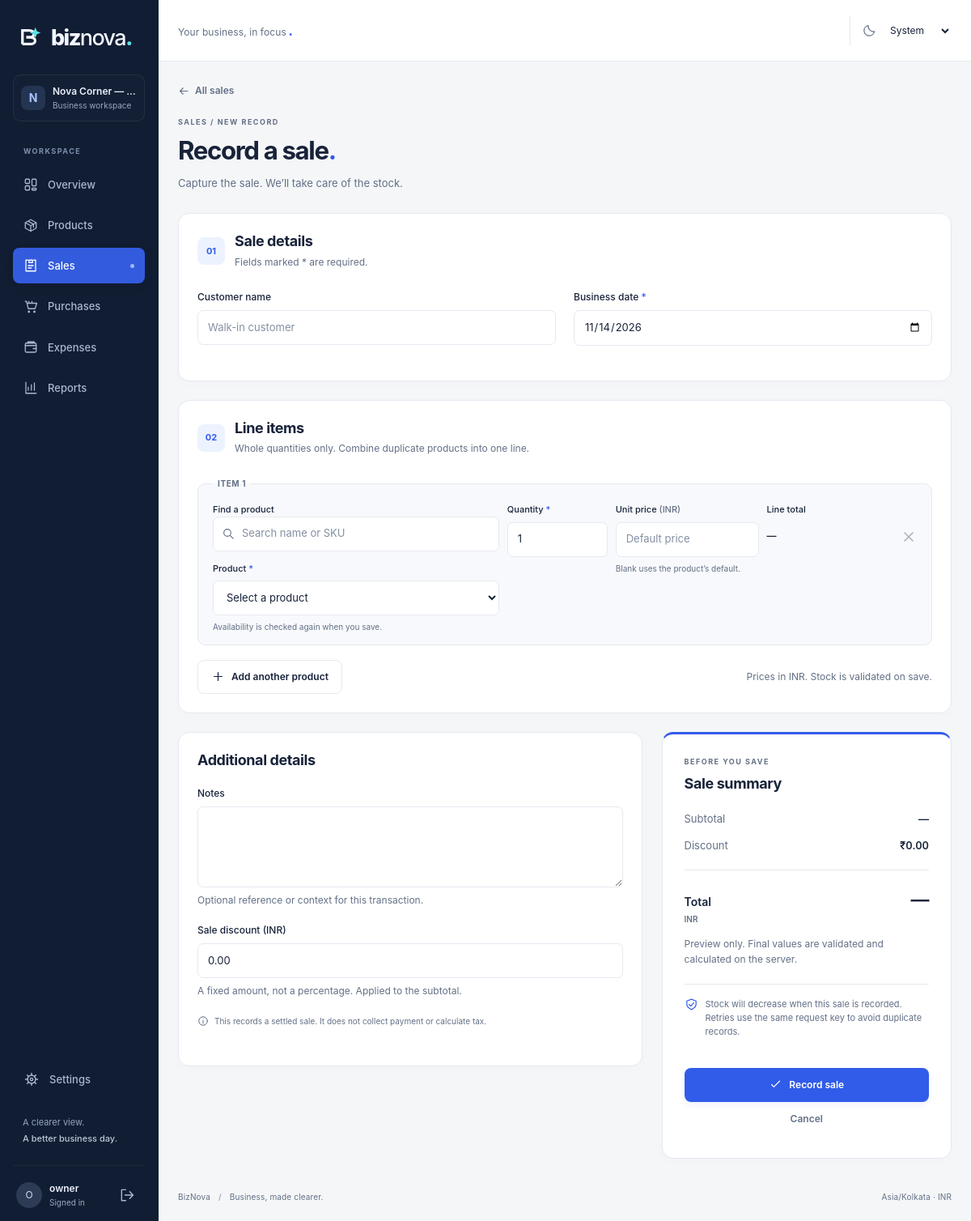
/sales/new (signed in), run on the app's committed database.
### app/models/settings.py (models this page shows, shortened)
class BusinessSettings(db.Model):
    __tablename__ = "business_settings"
    id = db.Column(db.Integer, primary_key=True)
    business_name = db.Column(db.String(120), nullable=False, default="BizNova")
    currency = db.Column(db.String(3), nullable=False, default="INR")
    timezone = db.Column(db.String(64), nullable=False, default="Asia/Kolkata")
    theme = db.Column(db.String(10), nullable=False, default="system")
    updated_at = db.Column(db.DateTime, nullable=False, default=utcnow, onupdate=utcnow)
    __table_args__ = (
        db.CheckConstraint("theme IN ('light', 'dark', 'system')", name="ck_settings_theme"),
        db.CheckConstraint("length(currency) = 3", name="ck_settings_currency"),
    )
    @classmethod
    def get(cls) -> "BusinessSettings":
        with db.session.no_autoflush:
            settings = db.session.get(cls, 1)
        return settings

### app/models/user.py (models this page shows, shortened)
class User(TimestampMixin, db.Model):
    __tablename__ = "users"
    id = db.Column(db.Integer, primary_key=True)
    username = db.Column(db.String(40), nullable=False, unique=True, index=True)
    display_name = db.Column(db.String(120), nullable=False)
    password_hash = db.Column(db.String(255), nullable=False)
    last_login_at = db.Column(db.DateTime, nullable=True)

### app/blueprints/transactions.py (the view)
@sales_bp.route("/new", methods=["GET", "POST"])
@login_required
def create():
    return transaction_form("sale")

### app/models/base.py (called while the page is built)
def utcnow() -> datetime:
    return datetime.now(timezone.utc).replace(tzinfo=None)

### app/security.py (called while the page is built)
def session_expired():
    if not session.get("user_id"):
        return False
    try:
        seen = datetime.fromisoformat(session["last_seen"])
        return utcnow() - seen > current_app.config["SESSION_IDLE_TIMEOUT"]
    except (KeyError, ValueError, TypeError):
        return True

def login_required(view):
    @wraps(view)
    def wrapped(*args, **kwargs):
        if not getattr(g, "user", None):
            return redirect(url_for("auth.login", next=request.full_path if request.method == "GET" else "/"))
        return view(*args, **kwargs)
    return wrapped

def credential_stamp(user):
    return hmac.new(current_app.secret_key.encode(), user.password_hash.encode(), hashlib.sha256).hexdigest()

def load_user():
    g.user = None
    if session_expired():
        session.clear()
    if session.get("user_id"):
        g.user = db.session.get(User, session["user_id"])
        if not g.user or not hmac.compare_digest(session.get("credential_stamp", ""), credential_stamp(g.user)):
            session.clear()
            g.user = None
        else:
            session["last_seen"] = utcnow().isoformat()

### app/services/clock.py (called while the page is built)
def coerce_zone(name: str | None) -> ZoneInfo:
    try:
        return ZoneInfo(name or DEFAULT_TZ)
    except (ZoneInfoNotFoundError, ValueError):
        return ZoneInfo(DEFAULT_TZ)

def business_now(tz_name: str | None = None) -> datetime:
    return datetime.now(coerce_zone(tz_name))

def business_today(tz_name: str | None = None) -> date:
    return business_now(tz_name).date()

### app/services/money.py (called while the page is built)
def money_input(paise) -> str:
    if paise is None:
        return ""
    paise = int(paise)
    whole, fraction = divmod(abs(paise), 100)
    return f"{'-' if paise < 0 else ''}{whole}.{fraction:02d}"

### app/services/transactions.py (called while the page is built)
@event.listens_for(Session, "do_orm_execute")
def _remember_dml(execute_state):
    if execute_state.is_insert or execute_state.is_update or execute_state.is_delete:
        execute_state.session.info[_WRITTEN] = True

@event.listens_for(Session, "after_transaction_end")
def _forget_completed_write(session, transaction):
    if transaction.parent is None:
        session.info.pop(_WRITTEN, None)

### app/templates/transactions/form.html (shortened to what this page needs)
{% extends 'base.html' %}
{% import '_ui.html' as ui with context %}
{% set plural = 'sales' if kind == 'sale' else 'purchases' %}
{% set price_key = 'price' if kind == 'sale' else 'cost' %}
{% macro item_row(row) %}
{% set index = row.index %}{% set prefix = 'items.' ~ index ~ '.' %}{% set selected_id = row.product_id|default('')|string %}
<fieldset class="line-item" data-item-row><legend>Item <span data-row-number>{{ index + 1 if index is number else 1 }}</span></legend><div class="line-item-grid"><div class="product-picker"><div class="field js-only"><label for="items-{{ index }}-search">Find a product</label><div class="search-input">{{ ui.icon('search') }}<input type="search" id="items-{{ index }}-search" data-product-search placeholder="Search name or SKU" autocomplete="off" aria-controls="items-{{ index }}-product_id"></div></div><div class="field"><label for="items-{{ index }}-product_id">Product <span class="required" aria-hidden="true">*</span></label><select id="items-{{ index }}-product_id" name="items[{{ index }}][product_id]" data-item-field="product_id" required aria-describedby="items-{{ index }}-product_id-help items-{{ index }}-client-error" ><option value="">Select a product</option>{% set found = namespace(value=false) %}</select><p class="hint" id="items-{{ index }}-product_id-help" data-stock-hint></p></div></div>
<div class="field"><label for="items-{{ index }}-quantity">Quantity <span class="required" aria-hidden="true">*</span></label><input type="number" name="items[{{ index }}][quantity]" id="items-{{ index }}-quantity" data-item-field="quantity" min="1" step="1" inputmode="numeric" required value="{{ row.quantity|default('1') }}" {{ ui.error_attrs(prefix ~ 'quantity') }}>{{ ui.error(prefix ~ 'quantity') }}</div>
<div class="field"><label for="items-{{ index }}-{{ price_key }}">Unit {{ price_key }} <span class="muted">({{ business.currency }})</span></label><input type="text" name="items[{{ index }}][{{ price_key }}]" id="items-{{ index }}-{{ price_key }}" data-item-field="{{ price_key }}" inputmode="decimal" value="{{ row.get(price_key, '') }}" placeholder="Default price" {{ ui.error_attrs(prefix ~ price_key) }}>{{ ui.error(prefix ~ price_key) }}<p class="hint">Blank uses the product’s default.</p></div>
<div class="line-total-field js-only"><span class="field-label">Line total</span><output class="line-total amount" data-line-total>—</output></div><button type="button" class="icon-button remove-row js-only" data-remove-row aria-label="Remove item {{ index + 1 if index is number else 1 }}">{{ ui.icon('close') }}</button></div></fieldset>
{% endmacro %}
{% block content %}
<a class="back-link" href="/{{ plural }}">{{ ui.icon('back') }}All {{ plural }}</a><div class="page-heading"><div><p class="eyebrow">{{ plural|upper }} / NEW RECORD</p><h1>Record a {{ kind }}<span class="accent-dot">.</span></h1><p class="page-description">{{ 'Capture the sale. We’ll take care of the stock.' if kind == 'sale' else 'Bring new stock in, with a clear record of the cost.' }}</p></div></div>
<form method="post" action="/{{ plural }}/new" data-async data-transaction-form data-kind="{{ kind }}" class="stack">
<section class="card form-card"><div class="section-title"><span class="step-number">01</span><div><h2>{{ 'Sale' if kind == 'sale' else 'Purchase' }} details</h2><p class="muted">Fields marked * are required.</p></div></div><div class="form-grid">{{ ui.input('customer_name' if kind == 'sale' else 'supplier_name', 'Customer name' if kind == 'sale' else 'Supplier name', maxlength=120, placeholder='Walk-in customer' if kind == 'sale' else 'Supplier or business name') }}{{ ui.input('business_date', 'Business date', type='date', required=true) }}</div></section>
<section class="card form-card"><div class="section-title"><span class="step-number">02</span><div><h2>Line items</h2><p class="muted">Whole quantities only. Combine duplicate products into one line.</p></div></div><div id="items" tabindex="-1"><div data-item-rows>{% for row in item_rows %}{{ item_row(row) }}{% else %}{{ item_row({'index':0, 'product_id':'', 'quantity':'1', price_key:''}) }}{% endfor %}</div></div><div class="items-footer"><button type="button" class="btn btn-secondary js-only" data-add-row >{{ ui.icon('plus') }}Add another product</button><span class="hint">Prices in {{ business.currency }}. Stock is validated on save.</span></div></section>
<div class="transaction-bottom"><section class="card form-card"><h2>Additional details</h2>{{ ui.textarea('notes', 'Notes', maxlength=500, hint='Optional reference or context for this transaction.') }}{% if kind == 'sale' %}{{ ui.input('discount', 'Sale discount (' ~ business.currency ~ ')', inputmode='decimal', placeholder='0.00', hint='A fixed amount, not a percentage. Applied to the subtotal.') }}<p class="field-error" data-discount-error aria-live="polite" hidden></p>{% endif %}<p class="context-note">{{ ui.icon('info') }}This records a settled {{ kind }}. It does not collect payment or calculate tax.</p></section>
<section class="card summary-card"><p class="eyebrow">BEFORE YOU SAVE</p><h2>{{ kind|capitalize }} summary</h2><div class="js-only"><dl class="totals-list">{% if kind == 'sale' %}<div><dt>Subtotal</dt><dd data-subtotal>—</dd></div><div><dt>Discount</dt><dd data-discount-total>—</dd></div>{% endif %}<div class="grand-total"><dt>Total <small>{{ business.currency }}</small></dt><dd><output data-grand-total aria-live="polite">—</output></dd></div></dl><p class="hint">Preview only. Final values are validated and calculated on the server.</p></div><noscript><p>The server calculates the total from your quantities and prices when you save.</p></noscript><div class="summary-note">{{ ui.icon('shield') }}<p>{{ 'Stock will decrease when this sale is recorded.' if kind == 'sale' else 'Stock will increase when this purchase is recorded.' }} Retries use the same request key to avoid duplicate records.</p></div><button type="submit" class="btn btn-primary full-width" data-loading-label="Recording {{ kind }}…" {% if not products %}disabled{% endif %}>{{ ui.icon('check') }}Record {{ kind }}</button><a class="btn btn-quiet full-width" href="/{{ plural }}">Cancel</a></section></div>
</form>
{% endblock %}

### app/templates/base.html (shortened to what this page needs)
<!doctype html>
<html lang="en" data-theme="light">
<head>
  <link rel="stylesheet" href="{{ url_for('static', filename='css/app.css') }}">
</head>
{% import '_ui.html' as ui with context %}
<body class="{% if not current_user %}auth-layout{% endif %}" data-currency="{{ business.currency if business else 'INR' }}">
{% if current_user %}
<aside class="sidebar no-print" id="sidebar" aria-label="Workspace navigation">
  <div class="sidebar-brand"><a class="brand" href="/" aria-label="BizNova home"><svg class="brand-mark" width="32" height="32" viewBox="0 0 32 32" fill="none" aria-hidden="true"><path d="M4 25V7h9c8 0 8 9 1 9H9m5 0c9 0 9 9 0 9H4" stroke="currentColor" stroke-width="3.5"/><path d="m21 3 2 5 5 2-5 2-2 5-2-5-5-2 5-2 2-5Z" fill="#5CE1E6"/></svg><span>biz<span class="brand-nova">nova</span><span class="brand-period">.</span></span></a><button class="icon-button mobile-only js-only" type="button" data-close-drawer aria-label="Close navigation">{{ ui.icon('close') }}</button></div>
  <div class="workspace-label"><span class="workspace-avatar">{{ (business.business_name or 'B')[:1]|upper }}</span><div><strong>{{ business.business_name }}</strong><small>Business workspace</small></div></div>
  <p class="nav-caption">WORKSPACE</p>
  <nav class="main-nav" aria-label="Main">
  {% for href, label, icon in [('/', 'Overview', 'dashboard'), ('/products', 'Products', 'box'), ('/sales', 'Sales', 'sale'), ('/purchases', 'Purchases', 'purchase'), ('/expenses', 'Expenses', 'expense'), ('/reports', 'Reports', 'report')] %}
  {% set active = request.path == href if href == '/' else request.path.startswith(href) %}<a href="{{ href }}" aria-label="{{ label }}" {% if active %}aria-current="page"{% endif %}>{{ ui.icon(icon) }}<span>{{ label }}</span>{% if active %}<span class="nav-active-dot"></span>{% endif %}</a>
  {% endfor %}
  </nav>
  <div class="sidebar-bottom"><a class="settings-nav {% if request.path == '/settings' %}active{% endif %}" href="/settings" {% if request.path == '/settings' %}aria-current="page"{% endif %}>{{ ui.icon('settings') }}Settings</a><div class="sidebar-note">A clearer view.<br><strong>A better business day.</strong></div><div class="account-row"><span class="user-avatar">{{ current_user.username[:1]|upper }}</span><div><strong>{{ current_user.username }}</strong><small>Signed in</small></div><form method="post" action="/auth/logout">{{ ui.csrf() }}<button class="icon-button" type="submit" aria-label="Sign out" title="Sign out">{{ ui.icon('logout') }}</button></form></div></div>
</aside>
{% endif %}
<div class="app-shell" id="app-shell">
  <header class="topbar no-print">
    <div class="topbar-start">{% if current_user %}<span class="topbar-workspace">Your business, in focus<span class="accent-dot">.</span></span>{% else %}<a class="brand brand-compact" href="/">biz<span class="brand-nova">nova</span><span class="brand-period">.</span></a>{% endif %}</div>
    <div class="topbar-actions"><div class="theme-control">{{ ui.icon('moon') }}<select id="header-theme" data-theme-select aria-label="Color theme"><option value="system" selected>System</option></select></div></div>
  </header>
  <main id="main-content" class="main-content" tabindex="-1">
    {% block content %}{% endblock %}
    {% if current_user %}<footer class="page-footer"><span>BizNova <span class="footer-divider">/</span> Business, made clearer.</span><span>{{ business.timezone }} · {{ business.currency }}</span></footer>{% endif %}
  </main>
</div>
</body>
</html>

### data on the page
BusinessSettings: business_name "N", business_name "Nova Corner —…", currency "INR", currency "INR", timezone "Asia/Kolkata"
User: username "O", username "owner"

### other printed values
{{ label }} "Overview" "Products" "Sales" "Purchases" "Expenses" "Reports"
{{ plural }} "sales"
{{ plural|upper }} "SALES"
{{ kind }} "sale"
{{ 'Sale' if kind == 'sale' else 'Purchase' }} "Sale"
{{ label }} "Customer name Business date Sale discount (INR)"
{{ index + 1 if index is number else 1 }} "1"
{{ price_key }} "price"
{{ label }} "Notes"
{{ hint }} "Optional reference or context for this transaction."
{{ hint }} "A fixed amount, not a percentage. Applied to the subtotal."
{{ kind|capitalize }} "Sale"
